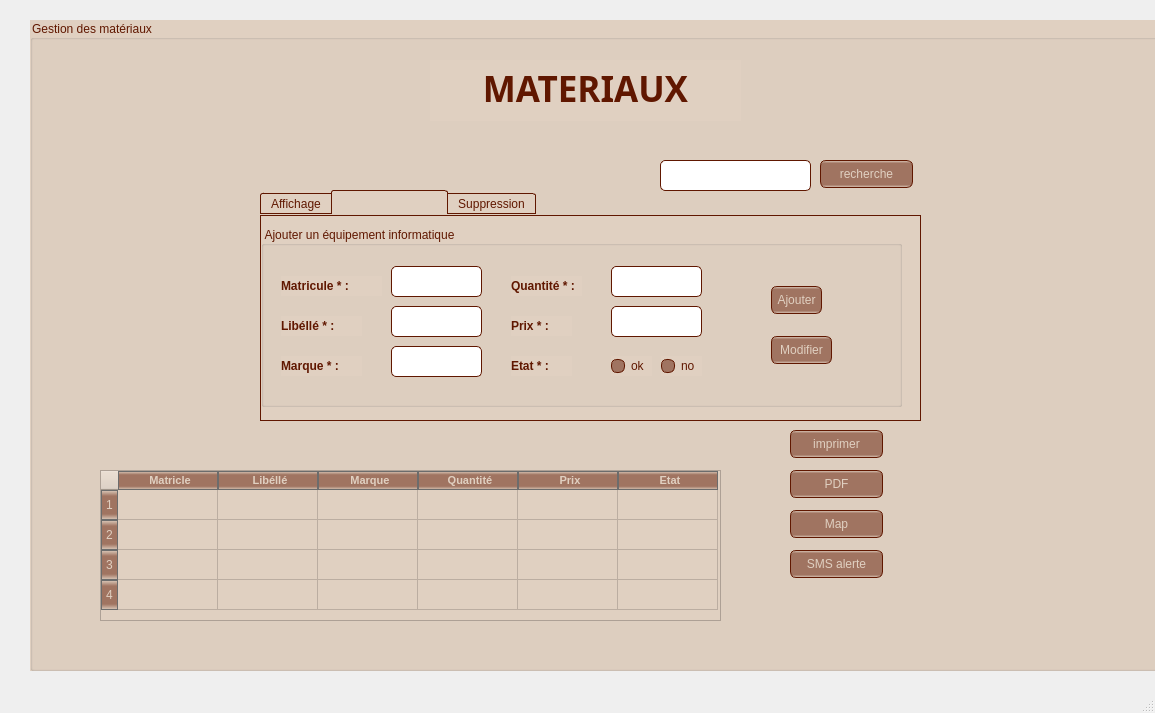
<?xml version="1.0" encoding="UTF-8"?>
<ui version="4.0">
 <class>MainWindow</class>
 <widget class="QMainWindow" name="MainWindow">
  <property name="geometry">
   <rect>
    <x>0</x>
    <y>0</y>
    <width>1155</width>
    <height>713</height>
   </rect>
  </property>
  <property name="windowTitle">
   <string>MainWindow</string>
  </property>
  <widget class="QWidget" name="centralwidget">
   <widget class="QGroupBox" name="groupBox">
    <property name="geometry">
     <rect>
      <x>30</x>
      <y>20</y>
      <width>1131</width>
      <height>651</height>
     </rect>
    </property>
    <property name="styleSheet">
     <string notr="true">QToolTip
{
     border: 1px white ;
     background-color: #601700;
     padding: 1px;
     border-radius: 3px;
     opacity: 100;
}

QWidget
{
    color: #601700;
    background-color: #e0d0c1;
}

QWidget:item
{
	 border-top-color: #601700;
    border-color: #601700;
    color: #e0d0c1;
	background-color: #e0d0c1;
	
}
QWidget:item:hover
{
    background-color: QLinearGradient( x1: 0, y1: 0, x2: 0, y2: 1, stop: 0 #e0d0c1, stop: 1 #a07461);
    color: #601700;
}

QWidget:item:selected
{
    background-color: QLinearGradient( x1: 0, y1: 0, x2: 0, y2: 1, stop: 0 #a07461, stop: 1 #a07461);
}

QMenuBar::item
{
    background: white;
}

QMenuBar::item:selected
{
    background: transparent;
    border: 1px solid #ffaa00;
}

QMenuBar::item:pressed
{
    background: #444;
    border: 1px solid #000;
    background-color: QLinearGradient(
        x1:0, y1:0,
        x2:0, y2:1,
        stop:1 #212121,
        stop:0.4 #343434/*,
        stop:0.2 #343434,
        stop:0.1 #ffaa00*/
    );
    margin-bottom:-1px;
    padding-bottom:1px;
}

QMenu
{
    border: 1px solid #000;
}

QMenu::item
{
    padding: 2px 20px 2px 20px;
}

QMenu::item:selected
{
    color: #000000;
}

QWidget:disabled
{
    color: #601700;
    background-color: #e0d0c1;
}

QAbstractItemView
{
    background-color: #e0d0c1/*QLinearGradient( x1: 0, y1: 0, x2: 0, y2: 1, stop: 0 #4d4d4d, stop: 0.1 #646464, stop: 1 #5d5d5d);*/
}

QWidget:focus
{
    /*border: 2px solid QLinearGradient( x1: 0, y1: 0, x2: 0, y2: 1, stop: 0 #ffa02f, stop: 1 #d7801a);*/
}

QLineEdit
{
    background-color:white;
/*QLinearGradient( x1: 0, y1: 0, x2: 0, y2: 1, stop: 0 #a07461, stop: 0 #a07461, stop: 1 #a07461);*/
    padding: 1px;
    border-style: solid;
    border: 1px solid #601700;
    border-radius: 5;
}

QPushButton
{
    color: #e0d0c1;
    background-color: QLinearGradient( x1: 0, y1: 0, x2: 0, y2: 1, stop: 0 #e0d0c1, stop: 0.1 #a07461, stop: 0.5 #a07461, stop: 0.9 #a07461, stop: 1 #e0d0c1);
    border-width: 1px;
    border-color: #601700;
    border-style: solid;
    border-radius: 6;
    padding: 3px;
    font-size: 12px;
    padding-left: 5px;
    padding-right: 5px;
}

QPushButton:pressed
{
    background-color:QLinearGradient( x1: 0, y1: 0, x2: 0, y2: 1, stop: 0 #a07461, stop: 0.2 #601700, stop: 0.5 #601700, stop: 0.8 #601700, stop: 1 #a07461);
/*QLinearGradient( x1: 0, y1: 0, x2: 0, y2: 1, stop: 0 #a07461, stop: 0.1 #601700, stop: 0.5 #601700, stop: 0.9 #601700, stop: 1 #61700);*/
}

QComboBox
{
    selection-background-color: #ffaa00;
    background-color: QLinearGradient( x1: 0, y1: 0, x2: 0, y2: 1, stop: 0 #565656, stop: 0.1 #525252, stop: 0.5 #4e4e4e, stop: 0.9 #4a4a4a, stop: 1 #464646);
    border-style: solid;
    border: 1px solid #ffffff;
    border-radius: 5;
}

QComboBox:hover,QPushButton:hover
{
    border: 2px solid QLinearGradient( x1: 0, y1: 0, x2: 0, y2: 1, stop: 0 #a07461, stop: 1 #c18c75);
}


QComboBox:on
{
    padding-top: 3px;
    padding-left: 4px;
    background-color: QLinearGradient( x1: 0, y1: 0, x2: 0, y2: 1, stop: 0 #2d2d2d, stop: 0.1 #2b2b2b, stop: 0.5 #292929, stop: 0.9 #282828, stop: 1 #252525);
    selection-background-color: #ffaa00;
}

QComboBox QAbstractItemView
{
    border: 2px solid white;
    selection-background-color: QLinearGradient( x1: 0, y1: 0, x2: 0, y2: 1, stop: 0 #ffa02f, stop: 1 #d7801a);
}

QComboBox::drop-down
{
     subcontrol-origin: padding;
     subcontrol-position: top right;
     width: 15px;

     border-left-width: 0px;
     border-left-color: darkgray;
     border-left-style: solid; /* just a single line */
     border-top-right-radius: 3px; /* same radius as the QComboBox */
     border-bottom-right-radius: 3px;
 }

QComboBox::down-arrow
{
     image: url(:/down_arrow.png);
}

QGroupBox:focus
{
border: 2px solid #e0d0c1/*QLinearGradient( x1: 0, y1: 0, x2: 0, y2: 1, stop: 0 #e0d0c1, stop: 1 #a07461);*/
}

QTextEdit:focus
{
    border: 2px solid #e0d0c1/*QLinearGradient( x1: 0, y1: 0, x2: 0, y2: 1, stop: 0 #ffa02f, stop: 1 #d7801a);*/
}

QScrollBar:horizontal {
     border: 1px solid #601700;
     background: QLinearGradient( x1: 0, y1: 0, x2: 0, y2: 1, stop: 0.0 #601700, stop: 0.2 #601700, stop: 1 #601700);
     height: 7px;
     margin: 0px 16px 0 16px;
}

QScrollBar::handle:horizontal
{
      background: QLinearGradient( x1: 0, y1: 0, x2: 1, y2: 0, stop: 0 #e0d0c1, stop: 0.5 #e0d0c1, stop: 1 #e0d0c1);
      min-height: 20px;
      border-radius: 2px;
}

QScrollBar::add-line:horizontal {
      border: 1px solid #601700;
      border-radius: 2px;
      background: QLinearGradient( x1: 0, y1: 0, x2: 1, y2: 0, stop: 0 #e0d0c1, stop: 1 #e0d0c1);
      width: 14px;
      subcontrol-position: right;
      subcontrol-origin: margin;
}

QScrollBar::sub-line:horizontal {
      border: 1px solid #601700;
      border-radius: 2px;
      background: QLinearGradient( x1: 0, y1: 0, x2: 1, y2: 0, stop: 0 #e0d0c1, stop: 1 #e0d0c1);
      width: 14px;
     subcontrol-position: left;
     subcontrol-origin: margin;
}

QScrollBar::right-arrow:horizontal, QScrollBar::left-arrow:horizontal
{
      border: 1px solid black;
      width: 1px;
      height: 1px;
      background: white;
}

QScrollBar::add-page:horizontal, QScrollBar::sub-page:horizontal
{
      background: none;
}

QScrollBar:vertical
{
      background: QLinearGradient( x1: 0, y1: 0, x2: 1, y2: 0, stop: 0.0 #601700, stop: 0.2 #601700, stop: 1 #601700);
      width: 7px;
      margin: 16px 0 16px 0;
      border: 1px solid #601700;
}

QScrollBar::handle:vertical
{
      background: QLinearGradient( x1: 0, y1: 0, x2: 0, y2: 1, stop: 0 #e0d0c1, stop: 0.5 #e0d0c1, stop: 1 #e0d0c1);
      min-height: 20px;
      border-radius: 2px;
}

QScrollBar::add-line:vertical
{
      border: 1px solid #601700;
      border-radius: 2px;
      background: QLinearGradient( x1: 0, y1: 0, x2: 0, y2: 1, stop: 0 #e0d0c1, stop: 1 #e0d0c1);
      height: 14px;
      subcontrol-position: bottom;
      subcontrol-origin: margin;
}

QScrollBar::sub-line:vertical
{
      border: 1px solid #601700;
      border-radius: 2px;
      background: QLinearGradient( x1: 0, y1: 0, x2: 0, y2: 1, stop: 0 #e0d0c1, stop: 1 #e0d0c1);
      height: 14px;
      subcontrol-position: top;
      subcontrol-origin: margin;
}

QScrollBar::up-arrow:vertical, QScrollBar::down-arrow:vertical
{
      border: 1px solid black;
      width: 1px;
      height: 1px;
      background: white;
}


QScrollBar::add-page:vertical, QScrollBar::sub-page:vertical
{
      background: none;
}

QTextEdit
{
    background-color: #e0d0c1;
border:#e0d0c1;
}

QPlainTextEdit
{
    background-color: #e0d0c1;
}

QHeaderView::section
{
    background-color: QLinearGradient( x1: 0, y1: 0, x2: 0, y2: 1, stop: 0 #e0d0c1, stop: 0.2 #a07461, stop: 0.5 #a07461, stop: 0.8 #a07461, stop: 1 #e0d0c1);/*QLinearGradient(x1:0, y1:0, x2:0, y2:1, stop:0 #c1b4a7, stop: 0.5 #8c6555, stop: 0.6 #601700, stop:1 #8c6555);*/
    color: #e0d0c1;
    padding-left: 4px;
    border: 1px solid #6c6c6c;
}

QCheckBox:disabled
{
color: #414141;
}

QDockWidget::title
{
    text-align: center;
    spacing: 3px; /* spacing between items in the tool bar */
    background-color: QLinearGradient(x1:0, y1:0, x2:0, y2:1, stop:0 #323232, stop: 0.5 #242424, stop:1 #323232);
}

QDockWidget::close-button, QDockWidget::float-button
{
    text-align: center;
    spacing: 1px; /* spacing between items in the tool bar */
    background-color: QLinearGradient(x1:0, y1:0, x2:0, y2:1, stop:0 #323232, stop: 0.5 #242424, stop:1 #323232);
}

QDockWidget::close-button:hover, QDockWidget::float-button:hover
{
    background: #242424;
}

QDockWidget::close-button:pressed, QDockWidget::float-button:pressed
{
    padding: 1px -1px -1px 1px;
}

QMainWindow::separator
{
    background-color: QLinearGradient(x1:0, y1:0, x2:0, y2:1, stop:0 #161616, stop: 0.5 #151515, stop: 0.6 #212121, stop:1 #343434);
    color: white;
    padding-left: 4px;
    border: 1px solid #e0d0c1;
    spacing: 3px; /* spacing between items in the tool bar */
}

QMainWindow::separator:hover
{

    background-color: QLinearGradient(x1:0, y1:0, x2:0, y2:1, stop:0 #d7801a, stop:0.5 #b56c17 stop:1 #ffa02f);
    color: white;
    padding-left: 4px;
    border: 1px solid #6c6c6c;
    spacing: 3px; /* spacing between items in the tool bar */
}

QToolBar::handle
{
     spacing: 3px; /* spacing between items in the tool bar */
     background: url(:/images/handle.png);
}

QMenu::separator
{
    height: 2px;
    background-color: QLinearGradient(x1:0, y1:0, x2:0, y2:1, stop:0 #161616, stop: 0.5 #151515, stop: 0.6 #212121, stop:1 #343434);
    color: white;
    padding-left: 4px;
    margin-left: 10px;
    margin-right: 5px;
}

QProgressBar
{
    border: 2px solid grey;
    border-radius: 5px;
    text-align: center;
}

QProgressBar::chunk
{
    background-color: #d7801a;
    width: 2.15px;
    margin: 0.5px;
}

QTabBar::tab {
    color: #e0d0c1;
    border: 1px solid #601700;
    border-bottom-style: none;
    background-color:   QLinearGradient(x1:0, y1:0, x2:0, y2:1, stop:1 #601700, stop:.4 #841e00);;
    padding-left: 10px;
    padding-right: 10px;
    padding-top: 3px;
    padding-bottom: 2px;
    margin-right: -1px;
}

QTabWidget::pane {
    border: 1px solid #601700;
    top: 1px;
}

QTabBar::tab:last
{
    margin-right: 0; /* the last selected tab has nothing to overlap with on the right */
    border-top-right-radius: 3px;
}

QTabBar::tab:first:!selected
{
 margin-left: 0px; /* the last selected tab has nothing to overlap with on the right */


    border-top-left-radius: 3px;
}

QTabBar::tab:!selected
{
    color: #601700;
    border-bottom-style: solid;
    margin-top: 3px;
    background-color: QLinearGradient(x1:0, y1:0, x2:0, y2:1, stop:1 #a07461, stop:.4 #bc8872);
}

QTabBar::tab:selected
{
    border-top-left-radius: 3px;
    border-top-right-radius: 3px;
    margin-bottom: 0px;
}

QTabBar::tab:!selected:hover
{
    /*border-top: 2px solid #ffaa00;
    padding-bottom: 3px;*/
    border-top-left-radius: 3px;
    border-top-right-radius: 3px;
    background-color: QLinearGradient(x1:0, y1:0, x2:0, y2:1, stop:1 #a07461, stop:0.4 #bc8872, stop:0.2 #bc8872, stop:0.1 #a07461);
}

QRadioButton::indicator:checked, QRadioButton::indicator:unchecked{
    color: #601700;
    background-color: #a07461;
    border: 1px solid #601700;
    border-radius: 6px;
}

QRadioButton::indicator:checked
{
    background-color: qradialgradient(
        cx: 0.5, cy: 0.5,
        fx: 0.5, fy: 0.5,
        radius: 1.0,
        stop: 0.25 #e0d0c1,
        stop: 0.3 #601700
    );
}

QCheckBox::indicator{
    color: #b1b1b1;
    background-color: #323232;
    border: 1px solid #b1b1b1;
    width: 9px;
    height: 9px;
}

QRadioButton::indicator
{
    border-radius: 6px;
}

QRadioButton::indicator:hover, QCheckBox::indicator:hover
{
    border: 1px solid #601700;
}

QCheckBox::indicator:checked
{
    image:url(:/images/checkbox.png);
}

QCheckBox::indicator:disabled, QRadioButton::indicator:disabled
{
    border: 1px solid #444;
}</string>
    </property>
    <property name="title">
     <string>Gestion des matériaux</string>
    </property>
    <widget class="QPushButton" name="pushButton">
     <property name="geometry">
      <rect>
       <x>760</x>
       <y>410</y>
       <width>93</width>
       <height>28</height>
      </rect>
     </property>
     <property name="text">
      <string>imprimer</string>
     </property>
    </widget>
    <widget class="QPushButton" name="pushButton_2">
     <property name="geometry">
      <rect>
       <x>760</x>
       <y>450</y>
       <width>93</width>
       <height>28</height>
      </rect>
     </property>
     <property name="styleSheet">
      <string notr="true"/>
     </property>
     <property name="text">
      <string>PDF</string>
     </property>
    </widget>
    <widget class="QPushButton" name="pushButton_3">
     <property name="geometry">
      <rect>
       <x>760</x>
       <y>530</y>
       <width>93</width>
       <height>28</height>
      </rect>
     </property>
     <property name="text">
      <string>SMS alerte</string>
     </property>
    </widget>
    <widget class="QPushButton" name="pushButton_4">
     <property name="geometry">
      <rect>
       <x>790</x>
       <y>140</y>
       <width>93</width>
       <height>28</height>
      </rect>
     </property>
     <property name="text">
      <string>recherche</string>
     </property>
    </widget>
    <widget class="QLineEdit" name="lineEdit">
     <property name="geometry">
      <rect>
       <x>630</x>
       <y>140</y>
       <width>151</width>
       <height>31</height>
      </rect>
     </property>
    </widget>
    <widget class="QTextEdit" name="textEdit">
     <property name="geometry">
      <rect>
       <x>400</x>
       <y>40</y>
       <width>311</width>
       <height>61</height>
      </rect>
     </property>
     <property name="font">
      <font>
       <family>Lucida Calligraphy</family>
       <weight>50</weight>
       <italic>false</italic>
       <bold>false</bold>
      </font>
     </property>
     <property name="html">
      <string>&lt;!DOCTYPE HTML PUBLIC &quot;-//W3C//DTD HTML 4.0//EN&quot; &quot;http://www.w3.org/TR/REC-html40/strict.dtd&quot;&gt;
&lt;html&gt;&lt;head&gt;&lt;meta name=&quot;qrichtext&quot; content=&quot;1&quot; /&gt;&lt;style type=&quot;text/css&quot;&gt;
p, li { white-space: pre-wrap; }
&lt;/style&gt;&lt;/head&gt;&lt;body style=&quot; font-family:'Lucida Calligraphy'; font-size:7.8pt; font-weight:400; font-style:normal;&quot;&gt;
&lt;p align=&quot;center&quot; style=&quot; margin-top:0px; margin-bottom:0px; margin-left:0px; margin-right:0px; -qt-block-indent:0; text-indent:0px;&quot;&gt;&lt;span style=&quot; font-family:'MS Shell Dlg 2'; font-size:26pt; font-weight:600; color:#601700;&quot;&gt;MATERIAUX&lt;/span&gt;&lt;/p&gt;&lt;/body&gt;&lt;/html&gt;</string>
     </property>
    </widget>
    <widget class="QPushButton" name="pushButton_9">
     <property name="geometry">
      <rect>
       <x>760</x>
       <y>490</y>
       <width>93</width>
       <height>28</height>
      </rect>
     </property>
     <property name="text">
      <string>Map</string>
     </property>
    </widget>
    <widget class="QTabWidget" name="tabWidget">
     <property name="geometry">
      <rect>
       <x>230</x>
       <y>170</y>
       <width>661</width>
       <height>231</height>
      </rect>
     </property>
     <property name="currentIndex">
      <number>1</number>
     </property>
     <widget class="QWidget" name="tab_5">
      <attribute name="title">
       <string>Affichage</string>
      </attribute>
      <widget class="QTableView" name="tab_materiel">
       <property name="geometry">
        <rect>
         <x>20</x>
         <y>11</y>
         <width>621</width>
         <height>181</height>
        </rect>
       </property>
       <property name="styleSheet">
        <string notr="true">
</string>
       </property>
      </widget>
     </widget>
     <widget class="QWidget" name="tab_2">
      <attribute name="title">
       <string>Ajout/Modification</string>
      </attribute>
      <widget class="QLineEdit" name="le_mat">
       <property name="geometry">
        <rect>
         <x>130</x>
         <y>50</y>
         <width>91</width>
         <height>31</height>
        </rect>
       </property>
      </widget>
      <widget class="QLineEdit" name="le_lib">
       <property name="geometry">
        <rect>
         <x>130</x>
         <y>90</y>
         <width>91</width>
         <height>31</height>
        </rect>
       </property>
      </widget>
      <widget class="QLineEdit" name="le_marq">
       <property name="geometry">
        <rect>
         <x>130</x>
         <y>130</y>
         <width>91</width>
         <height>31</height>
        </rect>
       </property>
      </widget>
      <widget class="QLineEdit" name="le_qte">
       <property name="geometry">
        <rect>
         <x>350</x>
         <y>50</y>
         <width>91</width>
         <height>31</height>
        </rect>
       </property>
      </widget>
      <widget class="QLineEdit" name="le_prix">
       <property name="geometry">
        <rect>
         <x>350</x>
         <y>90</y>
         <width>91</width>
         <height>31</height>
        </rect>
       </property>
      </widget>
      <widget class="QRadioButton" name="rb_ok">
       <property name="enabled">
        <bool>true</bool>
       </property>
       <property name="geometry">
        <rect>
         <x>350</x>
         <y>140</y>
         <width>41</width>
         <height>20</height>
        </rect>
       </property>
       <property name="styleSheet">
        <string notr="true"/>
       </property>
       <property name="text">
        <string>ok</string>
       </property>
      </widget>
      <widget class="QRadioButton" name="rb_no">
       <property name="geometry">
        <rect>
         <x>400</x>
         <y>140</y>
         <width>41</width>
         <height>20</height>
        </rect>
       </property>
       <property name="text">
        <string>no</string>
       </property>
      </widget>
      <widget class="QLabel" name="label">
       <property name="geometry">
        <rect>
         <x>20</x>
         <y>60</y>
         <width>101</width>
         <height>20</height>
        </rect>
       </property>
       <property name="text">
        <string>&lt;html&gt;&lt;head/&gt;&lt;body&gt;&lt;p&gt;&lt;span style=&quot; font-size:9pt; font-weight:600;&quot;&gt;Matricule * :&lt;/span&gt;&lt;/p&gt;&lt;/body&gt;&lt;/html&gt;</string>
       </property>
      </widget>
      <widget class="QLabel" name="label_2">
       <property name="geometry">
        <rect>
         <x>20</x>
         <y>100</y>
         <width>81</width>
         <height>20</height>
        </rect>
       </property>
       <property name="text">
        <string>&lt;html&gt;&lt;head/&gt;&lt;body&gt;&lt;p&gt;&lt;span style=&quot; font-size:9pt; font-weight:600;&quot;&gt;Libéllé * :&lt;/span&gt;&lt;/p&gt;&lt;/body&gt;&lt;/html&gt;</string>
       </property>
      </widget>
      <widget class="QLabel" name="label_3">
       <property name="geometry">
        <rect>
         <x>20</x>
         <y>140</y>
         <width>81</width>
         <height>20</height>
        </rect>
       </property>
       <property name="text">
        <string>&lt;html&gt;&lt;head/&gt;&lt;body&gt;&lt;p&gt;&lt;span style=&quot; font-size:9pt; font-weight:600;&quot;&gt;Marque * :&lt;/span&gt;&lt;/p&gt;&lt;/body&gt;&lt;/html&gt;</string>
       </property>
      </widget>
      <widget class="QLabel" name="label_4">
       <property name="geometry">
        <rect>
         <x>250</x>
         <y>60</y>
         <width>71</width>
         <height>20</height>
        </rect>
       </property>
       <property name="text">
        <string>&lt;html&gt;&lt;head/&gt;&lt;body&gt;&lt;p&gt;&lt;span style=&quot; font-size:9pt; font-weight:600;&quot;&gt;Quantité * :&lt;/span&gt;&lt;/p&gt;&lt;/body&gt;&lt;/html&gt;</string>
       </property>
      </widget>
      <widget class="QLabel" name="label_5">
       <property name="geometry">
        <rect>
         <x>250</x>
         <y>100</y>
         <width>61</width>
         <height>20</height>
        </rect>
       </property>
       <property name="text">
        <string>&lt;html&gt;&lt;head/&gt;&lt;body&gt;&lt;p&gt;&lt;span style=&quot; font-size:9pt; font-weight:600;&quot;&gt;Prix * :&lt;/span&gt;&lt;/p&gt;&lt;/body&gt;&lt;/html&gt;</string>
       </property>
      </widget>
      <widget class="QLabel" name="label_6">
       <property name="geometry">
        <rect>
         <x>250</x>
         <y>140</y>
         <width>61</width>
         <height>20</height>
        </rect>
       </property>
       <property name="text">
        <string>&lt;html&gt;&lt;head/&gt;&lt;body&gt;&lt;p&gt;&lt;span style=&quot; font-size:9pt; font-weight:600;&quot;&gt;Etat * :&lt;/span&gt;&lt;/p&gt;&lt;/body&gt;&lt;/html&gt;</string>
       </property>
      </widget>
      <widget class="QGroupBox" name="groupBox_2">
       <property name="geometry">
        <rect>
         <x>0</x>
         <y>10</y>
         <width>641</width>
         <height>181</height>
        </rect>
       </property>
       <property name="title">
        <string>Ajouter un équipement informatique</string>
       </property>
       <widget class="QPushButton" name="pb_ajouter">
        <property name="geometry">
         <rect>
          <x>510</x>
          <y>60</y>
          <width>51</width>
          <height>28</height>
         </rect>
        </property>
        <property name="text">
         <string>Ajouter</string>
        </property>
       </widget>
       <widget class="QPushButton" name="pb_modifier">
        <property name="geometry">
         <rect>
          <x>510</x>
          <y>110</y>
          <width>61</width>
          <height>28</height>
         </rect>
        </property>
        <property name="text">
         <string>Modifier</string>
        </property>
       </widget>
      </widget>
      <zorder>groupBox_2</zorder>
      <zorder>le_mat</zorder>
      <zorder>le_lib</zorder>
      <zorder>le_marq</zorder>
      <zorder>le_qte</zorder>
      <zorder>le_prix</zorder>
      <zorder>rb_ok</zorder>
      <zorder>rb_no</zorder>
      <zorder>label</zorder>
      <zorder>label_2</zorder>
      <zorder>label_3</zorder>
      <zorder>label_4</zorder>
      <zorder>label_5</zorder>
      <zorder>label_6</zorder>
     </widget>
     <widget class="QWidget" name="tab_4">
      <attribute name="title">
       <string>Suppression</string>
      </attribute>
      <widget class="QPushButton" name="pb_supp">
       <property name="geometry">
        <rect>
         <x>290</x>
         <y>80</y>
         <width>71</width>
         <height>28</height>
        </rect>
       </property>
       <property name="text">
        <string>Supprimer</string>
       </property>
      </widget>
      <widget class="QLabel" name="label_7">
       <property name="geometry">
        <rect>
         <x>30</x>
         <y>90</y>
         <width>81</width>
         <height>16</height>
        </rect>
       </property>
       <property name="text">
        <string>&lt;html&gt;&lt;head/&gt;&lt;body&gt;&lt;p&gt;&lt;span style=&quot; font-size:9pt; font-weight:600;&quot;&gt;Matricule: &lt;/span&gt;&lt;/p&gt;&lt;/body&gt;&lt;/html&gt;</string>
       </property>
      </widget>
      <widget class="QLineEdit" name="le_mat_supp">
       <property name="geometry">
        <rect>
         <x>140</x>
         <y>80</y>
         <width>113</width>
         <height>31</height>
        </rect>
       </property>
      </widget>
      <widget class="QGroupBox" name="groupBox_3">
       <property name="geometry">
        <rect>
         <x>20</x>
         <y>10</y>
         <width>621</width>
         <height>181</height>
        </rect>
       </property>
       <property name="title">
        <string>Supprimer un équipement informatique</string>
       </property>
      </widget>
      <zorder>groupBox_3</zorder>
      <zorder>pb_supp</zorder>
      <zorder>label_7</zorder>
      <zorder>le_mat_supp</zorder>
     </widget>
    </widget>
    <widget class="QTableWidget" name="tab">
     <property name="geometry">
      <rect>
       <x>70</x>
       <y>450</y>
       <width>621</width>
       <height>151</height>
      </rect>
     </property>
     <property name="maximumSize">
      <size>
       <width>801</width>
       <height>16777215</height>
      </size>
     </property>
     <property name="baseSize">
      <size>
       <width>0</width>
       <height>0</height>
      </size>
     </property>
     <property name="styleSheet">
      <string notr="true">QTabBar::tab 
{
    background: #e0d0c1;
    color: #e0d0c1;   
    border-color: #601700;
}

QTabBar::tab:selected, 
QTabBar::tab:hover 
{
    border-top-color: #601700;
    border-color: #601700;
    color: #e0d0c1;
    background: qlineargradient(x1: 0, y1: 0, x2: 0, y2: 1, stop: 0 #C1D8E8, stop: 1 #F0F5F8); 
}</string>
     </property>
     <row>
      <property name="text">
       <string>1</string>
      </property>
     </row>
     <row>
      <property name="text">
       <string>2</string>
      </property>
     </row>
     <row>
      <property name="text">
       <string>3</string>
      </property>
     </row>
     <row>
      <property name="text">
       <string>4</string>
      </property>
     </row>
     <column>
      <property name="text">
       <string>Matricle</string>
      </property>
      <property name="font">
       <font>
        <pointsize>8</pointsize>
        <weight>75</weight>
        <bold>true</bold>
       </font>
      </property>
      <property name="background">
       <color>
        <red>255</red>
        <green>255</green>
        <blue>255</blue>
       </color>
      </property>
      <property name="foreground">
       <brush brushstyle="NoBrush">
        <color alpha="255">
         <red>96</red>
         <green>23</green>
         <blue>0</blue>
        </color>
       </brush>
      </property>
     </column>
     <column>
      <property name="text">
       <string>Libéllé</string>
      </property>
      <property name="font">
       <font>
        <pointsize>8</pointsize>
        <weight>75</weight>
        <bold>true</bold>
       </font>
      </property>
      <property name="foreground">
       <brush brushstyle="NoBrush">
        <color alpha="255">
         <red>96</red>
         <green>23</green>
         <blue>0</blue>
        </color>
       </brush>
      </property>
     </column>
     <column>
      <property name="text">
       <string>Marque</string>
      </property>
      <property name="font">
       <font>
        <pointsize>8</pointsize>
        <weight>75</weight>
        <bold>true</bold>
       </font>
      </property>
      <property name="foreground">
       <brush brushstyle="NoBrush">
        <color alpha="255">
         <red>96</red>
         <green>23</green>
         <blue>0</blue>
        </color>
       </brush>
      </property>
     </column>
     <column>
      <property name="text">
       <string>Quantité</string>
      </property>
      <property name="font">
       <font>
        <family>MS Shell Dlg 2</family>
        <pointsize>8</pointsize>
        <weight>75</weight>
        <bold>true</bold>
       </font>
      </property>
     </column>
     <column>
      <property name="text">
       <string>Prix</string>
      </property>
      <property name="font">
       <font>
        <pointsize>8</pointsize>
        <weight>75</weight>
        <bold>true</bold>
       </font>
      </property>
      <property name="foreground">
       <brush brushstyle="NoBrush">
        <color alpha="255">
         <red>96</red>
         <green>23</green>
         <blue>0</blue>
        </color>
       </brush>
      </property>
     </column>
     <column>
      <property name="text">
       <string>Etat</string>
      </property>
      <property name="font">
       <font>
        <pointsize>8</pointsize>
        <weight>75</weight>
        <bold>true</bold>
       </font>
      </property>
      <property name="foreground">
       <brush brushstyle="NoBrush">
        <color alpha="255">
         <red>96</red>
         <green>23</green>
         <blue>0</blue>
        </color>
       </brush>
      </property>
     </column>
     <item row="0" column="0">
      <property name="text">
       <string/>
      </property>
      <property name="background">
       <brush brushstyle="NoBrush">
        <color alpha="255">
         <red>224</red>
         <green>208</green>
         <blue>193</blue>
        </color>
       </brush>
      </property>
      <property name="foreground">
       <brush brushstyle="NoBrush">
        <color alpha="255">
         <red>224</red>
         <green>208</green>
         <blue>193</blue>
        </color>
       </brush>
      </property>
     </item>
     <item row="1" column="0">
      <property name="text">
       <string/>
      </property>
     </item>
     <item row="2" column="0">
      <property name="text">
       <string/>
      </property>
      <property name="toolTip">
       <string notr="true"/>
      </property>
     </item>
    </widget>
   </widget>
  </widget>
  <widget class="QMenuBar" name="menubar">
   <property name="geometry">
    <rect>
     <x>0</x>
     <y>0</y>
     <width>1155</width>
     <height>26</height>
    </rect>
   </property>
  </widget>
  <widget class="QStatusBar" name="statusbar"/>
 </widget>
 <resources/>
 <connections/>
</ui>
